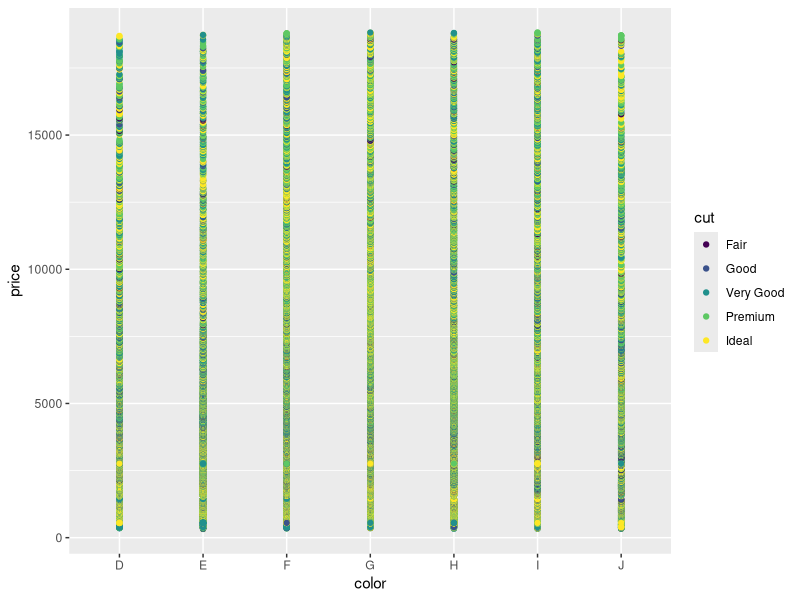
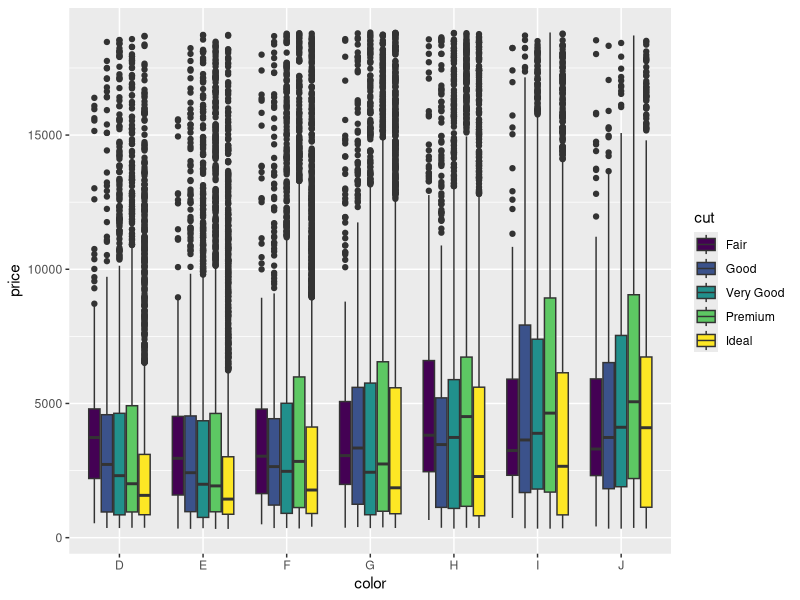
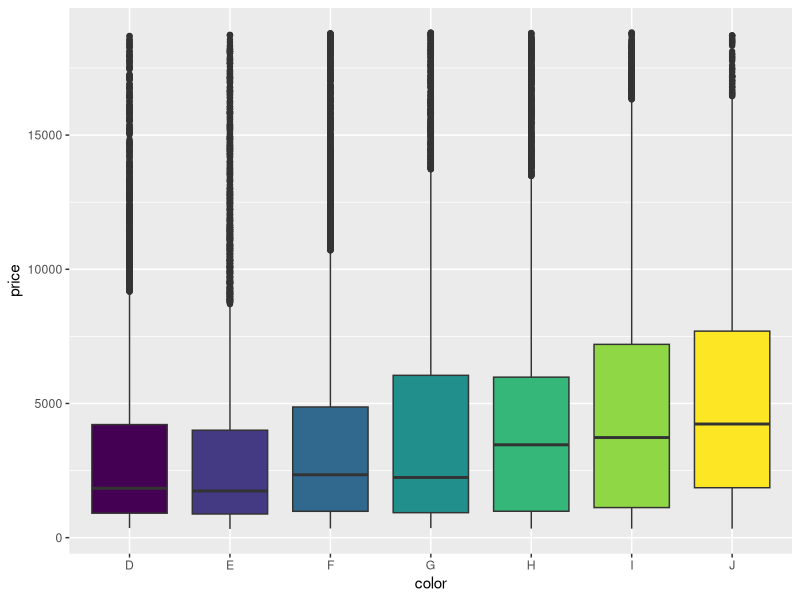
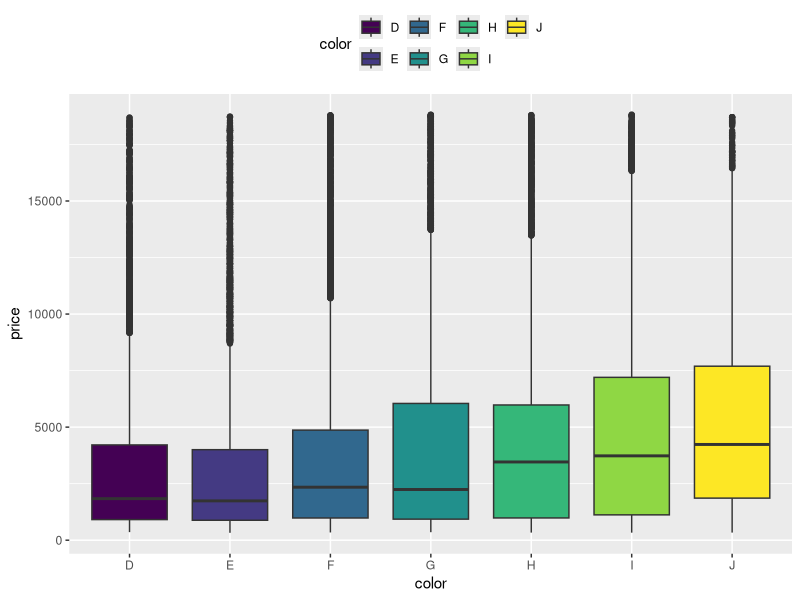
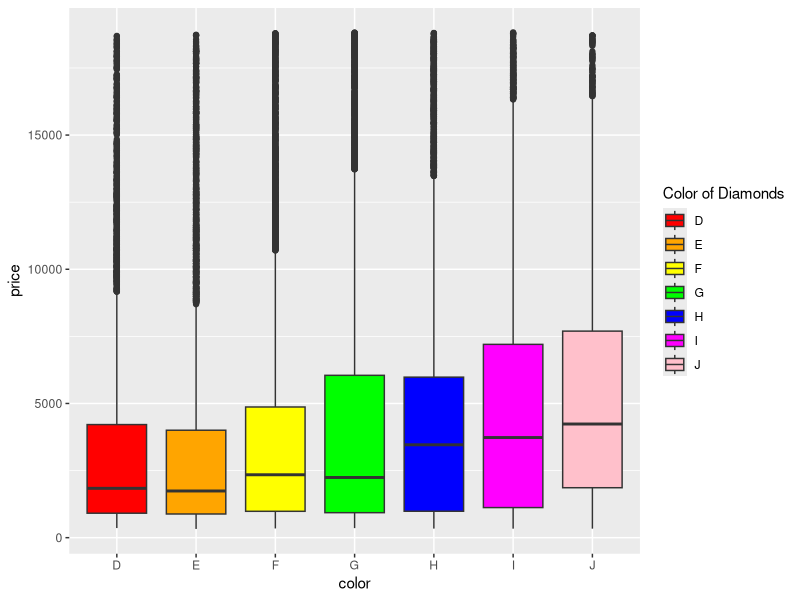
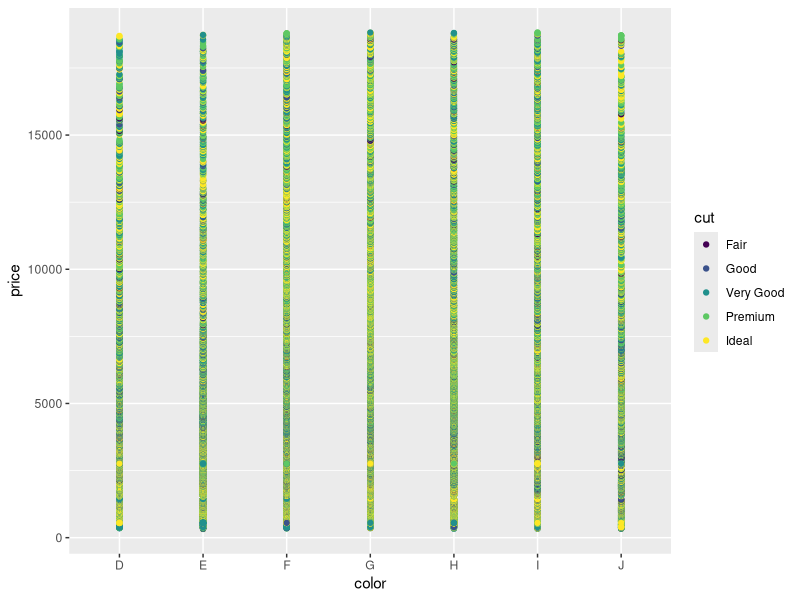

Source code (R) for these figures, in order:
## ---- chunk 1
library(tidyverse)
ggplot(diamonds, aes(color, price, color= cut))+ geom_point() 
# not super helpful 
ggplot(diamonds, aes(color, price, fill=cut)) + geom_boxplot()
## ---- chunk 2
ggplot(diamonds, aes(color, price, fill=color))+geom_boxplot()+theme(legend.position = "none")
ggplot(diamonds, aes(color, price, fill=color))+geom_boxplot()+theme(legend.position = "top")
## ---- chunk 3
ggplot(diamonds, aes(color, price, fill=color))+geom_boxplot()+scale_fill_manual(values= c("red", "orange", "yellow", "green", "blue", "magenta", "pink"), name="Color of Diamonds")
## ---- chunk 4

## ---- chunk 5

## ---- chunk 6

## ---- chunk 7

## ---- chunk 8

## ---- chunk 9

## ---- chunk 10
ggplot(diamonds, aes(color, price, color= cut))+ geom_point()


## ---- chunk 11

## ---- chunk 12

## ---- chunk 13

## ---- chunk 14

## ---- chunk 15

## ---- chunk 16
 
## ---- chunk 17
